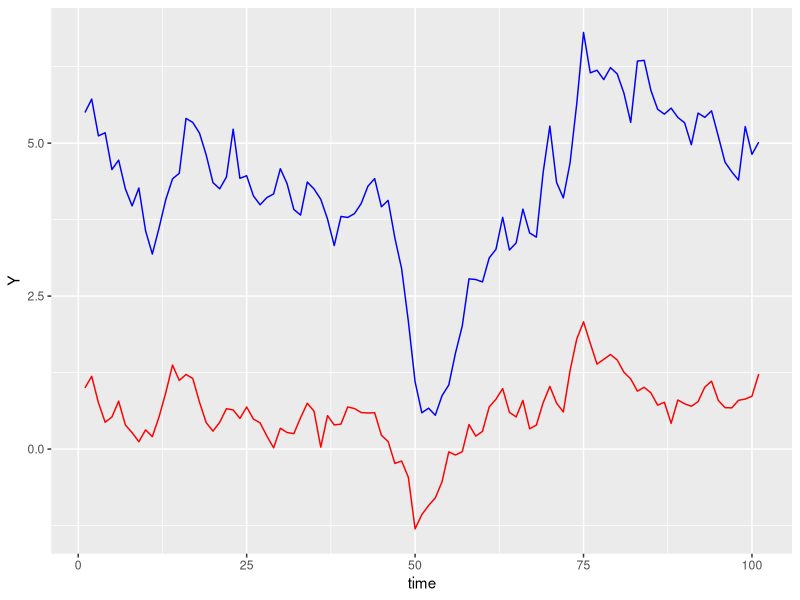
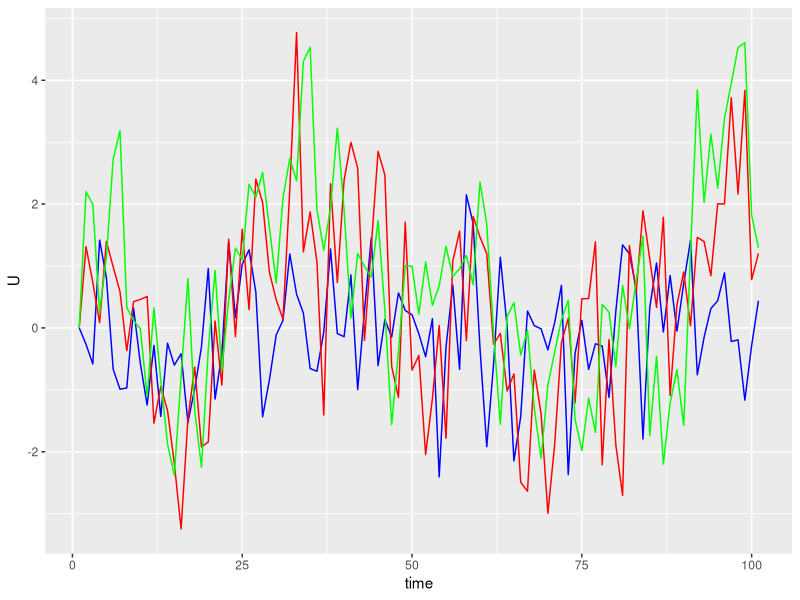
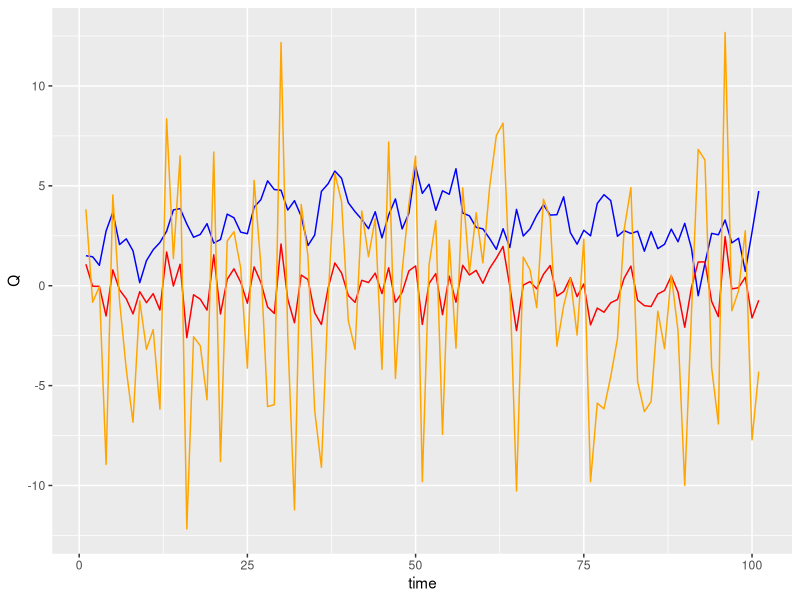

Reproduce these figures in R, in order. (Note: this script raises an error after producing the figures.)
# generate cointegrated system: Y, Z -> X (vector)
# setup
library(tidyverse)
nobs <- 101 # lose 1 obs
Sigma <- matrix(c(0.2, 0.1, 0.1, 0.1), nrow = 2, ncol = 2) # error matrix
A <- matrix(c(0.8, 0, 0.6, 1), nrow = 2, ncol = 2) # AR matrix
mu <- matrix(c(0.5, 0), nrow = 2, ncol = 1) # intercept
X0 <- matrix(c(5.5, 1), nrow = 2, ncol = 1) # initial values

library(MASS) # normal errors

# generate data
# store output
data_cvar <- matrix(NA, nrow = 2, ncol = nobs)
rownames(data_cvar) <- c("Y", "Z")
# store initial value
data_cvar[, 1] <- X0
# use loop to generate data
set.seed(123)
for (t in 2:nobs) {
  # generate errors
  epsilont <- matrix(mvrnorm(n = 1, mu = c(0, 0), Sigma = Sigma), nrow = 2, ncol = 1)
  # update observations of Y, Z
  data_cvar[, t] <- A %*% data_cvar[, t - 1] + mu + epsilont
}
data_cvar <- as.data.frame(t(data_cvar)) |>
  mutate(time = 1:nobs)

library(ggplot2)
ggplot(data = data_cvar) +
  geom_line(aes(x = time, y = Y), color = "blue") +
  geom_line(aes(x = time, y = Z), color = "red")

# generate system without cycles but lagged relationship
# Wt = 0.5Wt-1 + 0.4Vt + Ut + epsilonWt
# Vt = 0.2Vt-1 + 0.5Wt-1 + 2Ut + epsilonVt
# Ut = 0.4Ut-1 + epsilonUt
B <- matrix(c(1, -2, -1, 0, 1, -0.4, 0, 0, 1), nrow = 3, ncol = 3)
A <- matrix(c(0.4, 0, 0, 0, 0.2, 0, 0, 0.5, 0.5), nrow = 3, ncol = 3)
Phi <- solve(B) %*% A # reduced form matrix
data_uni <- matrix(NA, nrow = 3, ncol = nobs)
rownames(data_uni) <- c("U", "V", "W")
data_uni[, 1] <- c(0, 0, 0) # initial values of zero (LR mean)
for (t in 2:nobs) {
  # generate errors
  epsilont <- matrix(mvrnorm(n = 1, mu = c(0, 0, 0), Sigma = diag(3)), nrow = 3, ncol = 1)
  # update observations of U, V, T
  data_uni[, t] <- Phi %*% data_uni[, t - 1] + epsilont
}
data_uni <- as.data.frame(t(data_uni)) |>
  mutate(time = 1:nobs)
library(ggplot2)
ggplot(data = data_uni) +
  geom_line(aes(x = time, y = U), color = "blue") +
  geom_line(aes(x = time, y = V), color = "red") +
  geom_line(aes(x = time, y = W), color = "green")

# generate (i) pure AR process (unconnected to rest) and (ii) process with purely exogenous regressor
data_ar <- matrix(NA, nrow = 1, ncol = nobs)
rownames(data_ar) <- "Q"
data_ar[, 1] <- 1.5
for (t in 2:nobs) {
  # update observation Q
  data_ar[, t] <- 1 + 0.7 * data_ar[, t - 1] + rnorm(1)
}
data_other <- data.frame(
  Q = t(data_ar),
  R = rnorm(nobs)
) |>
  mutate(
    S = 5 * R + rnorm(nobs),
    time = 1:nobs
  )
ggplot(data = data_other) +
  geom_line(aes(x = time, y = Q), color = "blue") +
  geom_line(aes(x = time, y = R), color = "red") +
  geom_line(aes(x = time, y = S), color = "orange")

# save data
library(tidyverse)
data_cvar |>
  dplyr::select(Y, Z) |>
  bind_cols(data_uni |> dplyr::select(U, V, W)) |>
  bind_cols(data_other |> dplyr::select(Q, R, S)) |>
  # generate a variable based on variables from both CVAR and stationary system: Mt = 0.1Yt-1 + 0.1Ut-1
  mutate(error = rnorm(nobs)) |>
  mutate(M = 0.1 * lag(Y) + 0.1 * lag(U) + error) |>
  dplyr::select(-error) |>
  drop_na() |>
  mutate(time = seq.Date(from = "1900-01-01", by = "quarter", length.out = nobs - 1)) |>
  saveRDS(file = "./mwe/artificial_data.rds")

data_cvar |>
  dplyr::select(Y, Z) |>
  bind_cols(data_uni |> dplyr::select(U, V, W)) |>
  bind_cols(data_other |> dplyr::select(Q, R, S)) |>
  # generate a variable based on variables from both CVAR and stationary system: Mt = 0.1Yt-1 + 0.1Ut-1
  mutate(error = rnorm(nobs)) |>
  mutate(M = 0.1 * lag(Y) + 0.1 * lag(U) + error) |>
  dplyr::select(-error) |>
  drop_na() |>
  mutate(
    A = rnorm(nobs - 1),
    B = rnorm(nobs - 1)
  ) %>%
  mutate(time = seq.Date(from = as.Date("1900-01-01"), by = "quarter", length.out = nobs - 1)) %>%
  pivot_longer(cols = 1:11, names_to = "na_item", values_to = "values") %>%
  dplyr::mutate(geo = "DE") %>%
  saveRDS(file = "./tests/testthat/testdata/cvar/artificial_cvar_data.rds")
